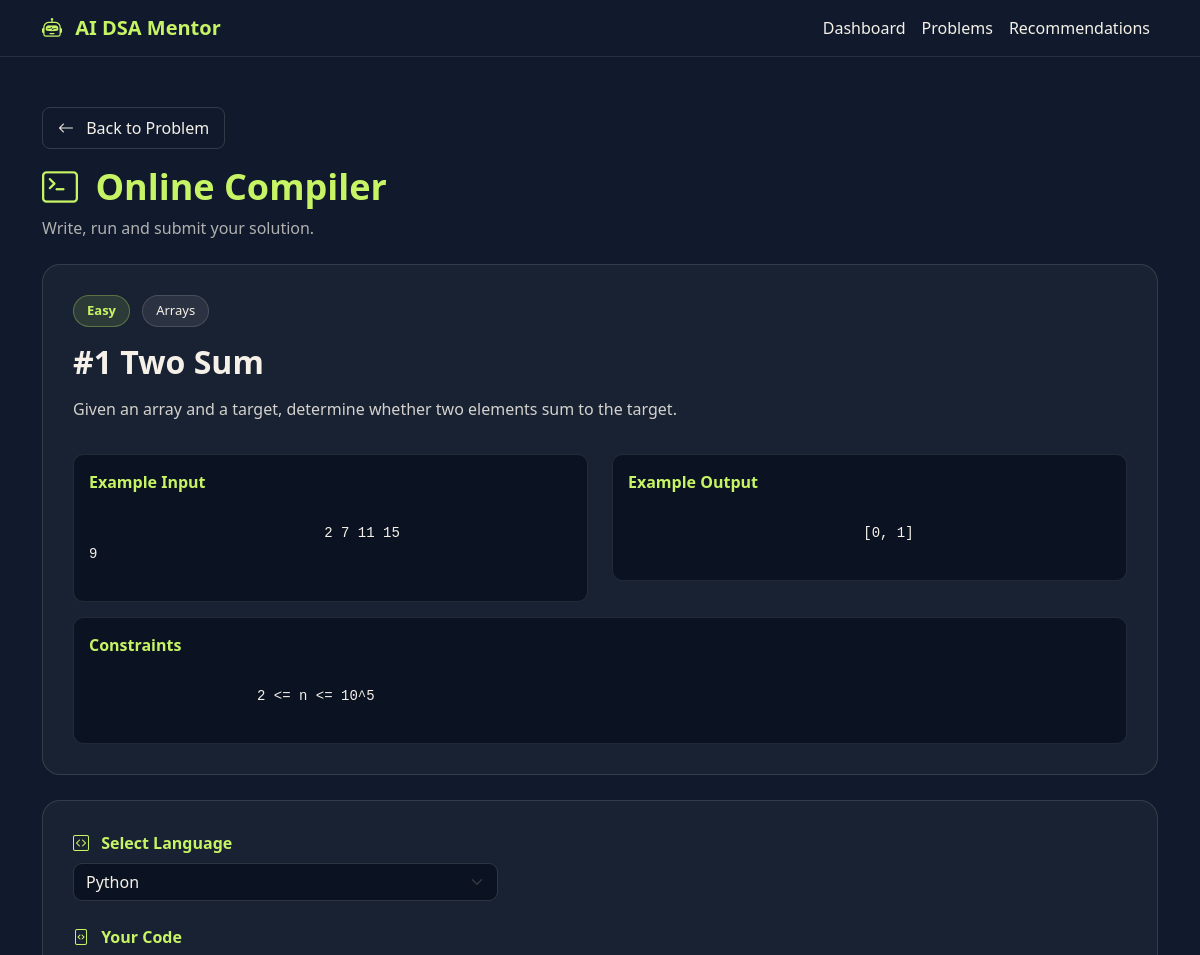
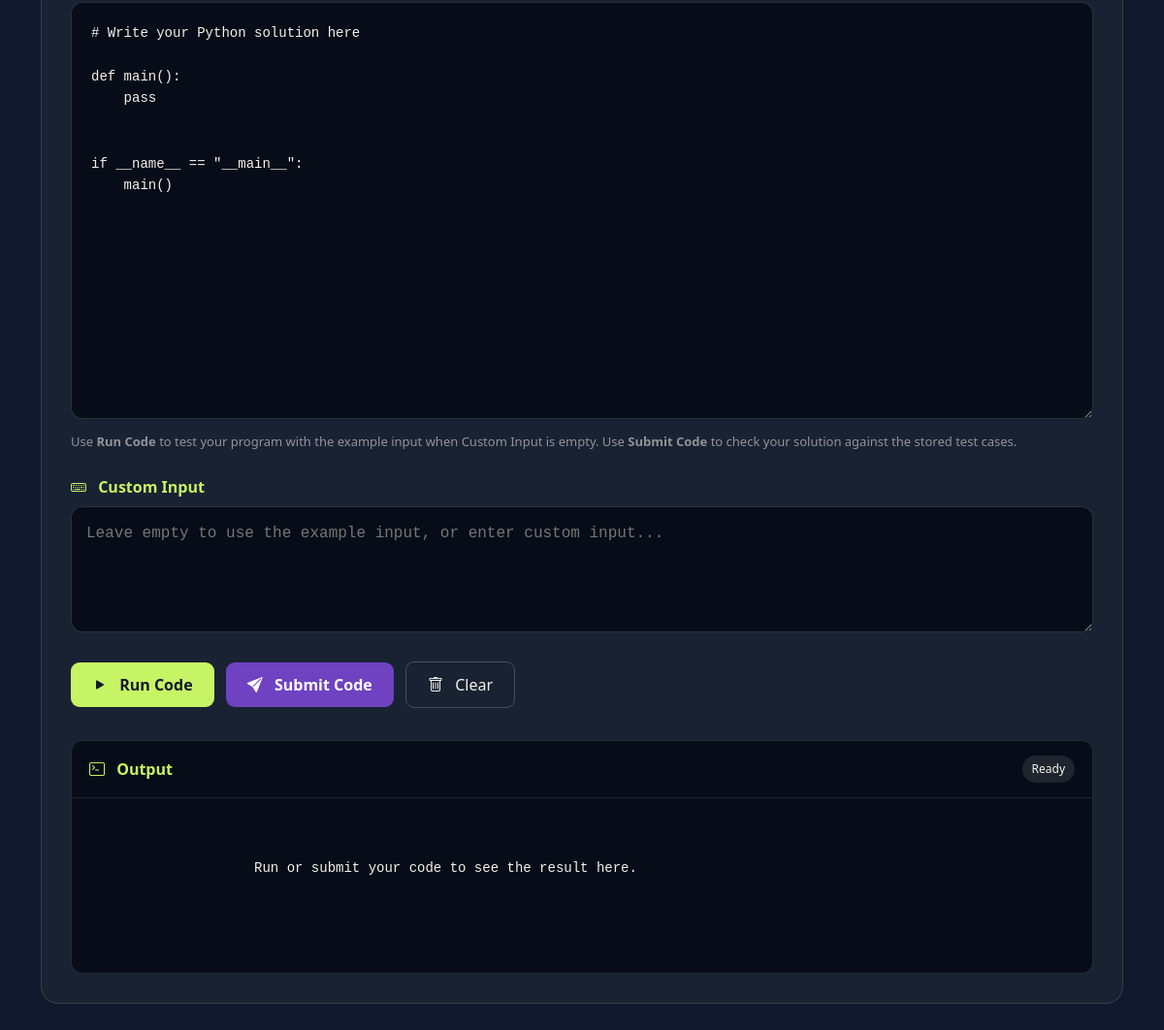
Page /compiler/1 (signed in) on the committed database (2 pictures, top to bottom).
### tables this page shows
CREATE TABLE problems (

            id INTEGER PRIMARY KEY AUTOINCREMENT,

            title TEXT NOT NULL UNIQUE,

            topic TEXT NOT NULL,

            difficulty TEXT NOT NULL,

            description TEXT NOT NULL,

            example_input TEXT,

            example_output TEXT,

            constraints TEXT,

            starter_code TEXT,

            created_at TIMESTAMP DEFAULT CURRENT_TIMESTAMP
        );

### app.py (the view, shortened to what this page needs)
@app.route(
    "/compiler/<int:problem_id>"
)
@login_required
def compiler(problem_id):
    conn = get_db()
    problem_data = conn.execute("""
        SELECT *
        FROM problems
        WHERE id = ?
    """, (
        problem_id,
    )).fetchone()
    conn.close()
    return render_template(
        "compiler.html",
        problem=problem_data,
        languages=SUPPORTED_LANGUAGES
    )

### app.py (called while the page is built, shortened)
def get_db():
    conn = sqlite3.connect(DATABASE_PATH)
    conn.row_factory = sqlite3.Row
    conn.execute("PRAGMA foreign_keys = ON")
    return conn

def login_required(function):
    @wraps(function)
    def wrapper(*args, **kwargs):
        return function(*args, **kwargs)
    return wrapper

### templates/compiler.html (shortened to what this page needs)
<!DOCTYPE html>
<html lang="en">
<head>
    <link
        href="https://cdn.jsdelivr.net/npm/bootstrap@5.3.3/dist/css/bootstrap.min.css"
        rel="stylesheet"
    >
    <link
        rel="stylesheet"
        href="https://cdn.jsdelivr.net/npm/bootstrap-icons@1.11.3/font/bootstrap-icons.min.css"
    >
</head>
<body>
    <nav class="navbar navbar-expand-lg">
        <div class="container">
            <a
                class="navbar-brand"
                href="{{ url_for('dashboard') }}"
            >
                <i class="bi bi-robot me-2"></i>
                AI DSA Mentor
            </a>
            <div
                class="collapse navbar-collapse"
                id="navbarMenu"
            >
                <ul class="navbar-nav ms-auto">
                    <li class="nav-item">
                        <a
                            class="nav-link"
                            href="{{ url_for('dashboard') }}"
                        >
                            Dashboard
                        </a>
                    </li>
                    <li class="nav-item">
                        <a
                            class="nav-link"
                            href="{{ url_for('problems') }}"
                        >
                            Problems
                        </a>
                    </li>
                    <li class="nav-item">
                        <a
                            class="nav-link"
                            href="{{ url_for('recommendations') }}"
                        >
                            Recommendations
                        </a>
                    </li>
                </ul>
            </div>
        </div>
    </nav>
    <main class="container compiler-container">
        <div class="mb-4">
            <a
                href="{{ url_for('problem', problem_id=problem['id']) }}"
                class="back-btn d-inline-block mb-3"
            >
                <i class="bi bi-arrow-left me-2"></i>
                Back to Problem
            </a>
            <h1 class="page-title">
                <i class="bi bi-terminal me-2"></i>
                Online Compiler
            </h1>
            <p class="page-subtitle">
                Write, run and submit your solution.
            </p>
        </div>
        <div class="problem-info">
            <div class="mb-3">
                <span class="difficulty-badge me-2">
                    {{ problem['difficulty'] }}
                </span>
                <span class="topic-badge">
                    {{ problem['topic'] }}
                </span>
            </div>
            <h2 class="problem-title">
                #{{ problem['id'] }}
                {{ problem['title'] }}
            </h2>
            <div class="problem-description">
                {{ problem['description'] | safe }}
            </div>
            <div class="row mt-3">
                <div class="col-md-6">
                    <div class="example-box">
                        <div class="example-title">
                            Example Input
                        </div>
                        <div class="example-content">
                            {{ problem['example_input'] }}
                        </div>
                    </div>
                </div>
                <div class="col-md-6">
                    <div class="example-box">
                        <div class="example-title">
                            Example Output
                        </div>
                        <div class="example-content">
                            {{ problem['example_output'] }}
                        </div>
                    </div>
                </div>
            </div>
            <div class="example-box">
                <div class="example-title">
                    Constraints
                </div>
                <div class="example-content">
                    {{ problem['constraints'] }}
                </div>
            </div>
        </div>
        <div class="compiler-card">
            <div class="row mb-4">
                <div class="col-md-5">
                    <label
                        for="language"
                        class="form-label"
                    >
                        <i class="bi bi-code-square me-2"></i>
                        Select Language
                    </label>
                    <select
                        id="language"
                        class="form-select language-select"
                    >
                        <option value="python">
                            Python
                        </option>
                    </select>
                </div>
            </div>
            <div class="mb-4">
                <label
                    for="code"
                    class="form-label"
                >
                    <i class="bi bi-file-code me-2"></i>
                    Your Code
                </label>
                <textarea
                    id="code"
                    class="code-editor"
                    spellcheck="false"
                ></textarea>
                <div class="info-text mt-2">
                    Use <strong>Run Code</strong> to test your program
                    with the example input when Custom Input is empty.
                    Use <strong>Submit Code</strong> to check your solution
                    against the stored test cases.
                </div>
            </div>
            <div class="mb-4">
                <label
                    for="userInput"
                    class="form-label"
                >
                    <i class="bi bi-keyboard me-2"></i>
                    Custom Input
                </label>
                <textarea
                    id="userInput"
                    class="input-editor"
                    placeholder="Leave empty to use the example input, or enter custom input..."
                ></textarea>
            </div>
            <div class="mb-4">
                <button
                    id="runButton"
                    type="button"
                    class="run-btn me-2 mb-2"
                    onclick="runCode()"
                >
                    <i class="bi bi-play-fill me-2"></i>
                    Run Code
                </button>
                <button
                    id="submitButton"
                    type="button"
                    class="submit-btn me-2 mb-2"
                    onclick="submitCode()"
                >
                    <i class="bi bi-send-fill me-2"></i>
                    Submit Code
                </button>
                <button
                    type="button"
                    class="clear-btn mb-2"
                    onclick="clearEditor()"
                >
                    <i class="bi bi-trash me-2"></i>
                    Clear
                </button>
            </div>
            <div class="output-card">
                <div class="output-header">
                    <div class="d-flex justify-content-between align-items-center">
                        <span class="output-title">
                            <i class="bi bi-terminal me-2"></i>
                            Output
                        </span>
                        <span
                            id="statusBadge"
                            class="status-badge status-ready"
                        >
                            Ready
                        </span>
                    </div>
                </div>
                <div
                    id="output"
                    class="output-content"
                >
                    Run or submit your code to see the result here.
                </div>
            </div>
        </div>
    </main>
</body>
</html>

### templates/compiler.html (style rules this page uses)
body { background-color: #101A2C; color: #F5F1E8; min-height: 100vh; }
.navbar { background-color: #101A2C; border-bottom: 1px solid rgba(245, 241, 232, 0.1); }
.navbar-brand { color: #C7F464 !important; font-weight: 700; }
.nav-link { color: #F5F1E8 !important; }
.compiler-container { padding-top: 35px; padding-bottom: 60px; }
.page-title { color: #C7F464; font-weight: 700; }
.page-subtitle { color: rgba(245, 241, 232, 0.7); }
.problem-info { background-color: rgba(245, 241, 232, 0.04); border: 1px solid rgba(245, 241, 232, 0.12); border-radius: 18px; padding: 25px; margin-bottom: 25px; }
.problem-title { color: #F5F1E8; font-weight: 700; }
.difficulty-badge { display: inline-block; background-color: rgba(199, 244, 100, 0.12); color: #C7F464; border: 1px solid rgba(199, 244, 100, 0.3); border-radius: 20px; padding: 5px 13px; font-size: 13px; font-weight: 600; }
.topic-badge { display: inline-block; background-color: rgba(245, 241, 232, 0.08); color: #F5F1E8; border: 1px solid rgba(245, 241, 232, 0.15); border-radius: 20px; padding: 5px 13px; font-size: 13px; }
.problem-description { color: rgba(245, 241, 232, 0.85); line-height: 1.7; margin-top: 15px; }
.example-box { background-color: #0b1322; border: 1px solid rgba(245, 241, 232, 0.1); border-radius: 10px; padding: 15px; margin-top: 15px; }
.example-title { color: #C7F464; font-weight: 600; margin-bottom: 8px; }
.example-content { color: #F5F1E8; font-family: Consolas, "Courier New", monospace; white-space: pre-wrap; font-size: 14px; }
.compiler-card { background-color: rgba(245, 241, 232, 0.04); border: 1px solid rgba(245, 241, 232, 0.12); border-radius: 18px; padding: 25px; }
.form-label { color: #C7F464; font-weight: 600; }
.language-select { background-color: #0b1322; color: #F5F1E8; border: 1px solid rgba(245, 241, 232, 0.15); border-radius: 9px; }
.language-select option { background-color: #101A2C; color: #F5F1E8; }
.code-editor { width: 100%; min-height: 430px; background-color: #070d18; color: #F5F1E8; border: 1px solid rgba(245, 241, 232, 0.15); border-radius: 12px; padding: 20px; font-family: Consolas, "Courier New", monospace; font-size: 14px; line-height: 1.6; resize: vertical; }
.input-editor { width: 100%; min-height: 130px; background-color: #070d18; color: #F5F1E8; border: 1px solid rgba(245, 241, 232, 0.15); border-radius: 12px; padding: 15px; font-family: Consolas, "Courier New", monospace; resize: vertical; }
.run-btn { background-color: #C7F464; color: #101A2C; border: none; border-radius: 9px; padding: 11px 22px; font-weight: 700; }
.submit-btn { background-color: #6f42c1; color: #ffffff; border: none; border-radius: 9px; padding: 11px 22px; font-weight: 700; }
.clear-btn { background-color: transparent; color: #F5F1E8; border: 1px solid rgba(245, 241, 232, 0.2); border-radius: 9px; padding: 11px 22px; }
.output-card { margin-top: 25px; background-color: #070d18; border: 1px solid rgba(245, 241, 232, 0.12); border-radius: 12px; overflow: hidden; }
.output-header { padding: 15px 18px; border-bottom: 1px solid rgba(245, 241, 232, 0.1); }
.output-title { color: #C7F464; font-weight: 700; }
.status-badge { font-size: 12px; padding: 5px 10px; border-radius: 20px; }
.status-ready { background-color: rgba(245, 241, 232, 0.1); color: #F5F1E8; }
.output-content { min-height: 180px; padding: 20px; color: #F5F1E8; font-family: Consolas, "Courier New", monospace; font-size: 14px; white-space: pre-wrap; overflow-x: auto; }
.back-btn { color: #F5F1E8; text-decoration: none; border: 1px solid rgba(245, 241, 232, 0.15); padding: 8px 15px; border-radius: 8px; }
.info-text { color: rgba(245, 241, 232, 0.55); font-size: 13px; }
@media (min-width: 768px) { .compiler-container { padding-top: 50px; } }
@media (min-width: 768px) { .compiler-card { padding: 30px; } }
@media (min-width: 768px) { .problem-info { padding: 30px; } }
@media (min-width: 992px) { .page-title { font-size: 36px; } }

### rows in the picture
problems: difficulty "Easy", topic "Arrays", id "1", title "Two Sum", description "Given an array and a target, determine whether two elements sum to the target.", example_input "2 7 11 15 9", example_output "[0, 1]", constraints "2 <= n <= 10^5"
